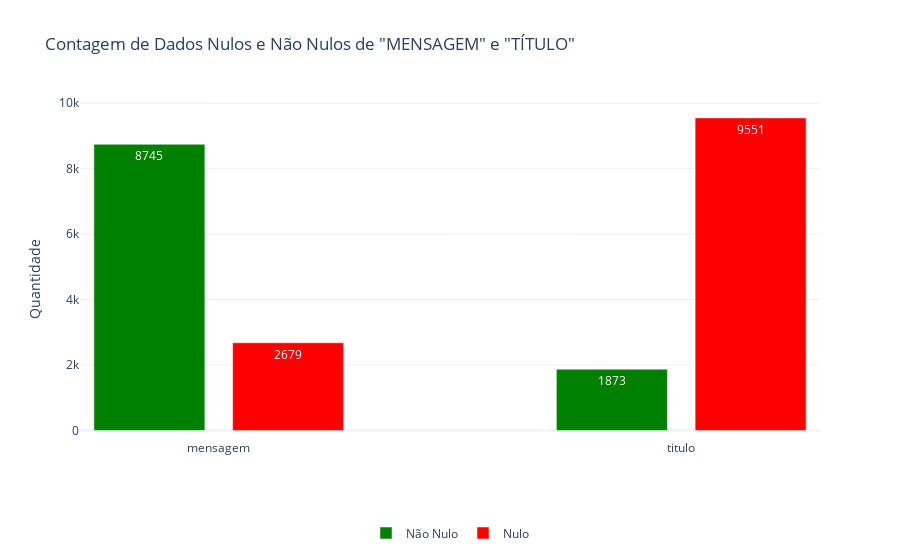

Notebook source saved alongside this figure:
### Code cell
import plotly.graph_objects as go

# Dicionário com colunas e cores
colunas = {
    'mensagem': {'cor_nao_nulo': 'green', 'cor_nulo': 'red'},
    'titulo': {'cor_nao_nulo': 'green', 'cor_nulo': 'red'}
}

# Posicionamento personalizado no eixo x
x_labels = list(colunas.keys())
x_pos = list(range(len(x_labels)))  # [0, 1]

# Criar gráfico
fig = go.Figure()

# Flags para mostrar legenda apenas uma vez
legenda_nao_nulo = True
legenda_nulo = True

# Adicionar barras
for i, (coluna, cores) in enumerate(colunas.items()):
    nulos = df_avaliacoes_nota_1[coluna].isna().sum()
    nao_nulos = df_avaliacoes_nota_1[coluna].notna().sum()

    # Não Nulo
    fig.add_trace(go.Bar(
        x=[x_pos[i] - 0.15],
        y=[nao_nulos],
        marker_color=cores['cor_nao_nulo'],
        text=[nao_nulos],
        textposition='auto',
        name='Não Nulo' if legenda_nao_nulo else None,
        showlegend=legenda_nao_nulo
    ))
    legenda_nao_nulo = False  # Só mostra na primeira vez

    # Nulo
    fig.add_trace(go.Bar(
        x=[x_pos[i] + 0.15],
        y=[nulos],
        marker_color=cores['cor_nulo'],
        text=[nulos],
        textposition='auto',
        name='Nulo' if legenda_nulo else None,
        showlegend=legenda_nulo
    ))
    legenda_nulo = False  # Só mostra na primeira vez

# Adicionar anotações centralizadas
fig.update_layout(
    annotations=[
        dict(
            x=pos, y=-200,
            text=label,
            showarrow=False,
            xanchor='center',
            yanchor='top'
        ) for label, pos in zip(x_labels, x_pos)
    ],
    xaxis=dict(
        tickvals=[],
        showline=False
    ),
    yaxis_title='Quantidade',
    title='Contagem de Dados Nulos e Não Nulos de "MENSAGEM" e "TÍTULO"',
    barmode='group',
    template='plotly_white',
    margin=dict(b=80),
    legend=dict(
        orientation='h',
        yanchor='bottom',
        y=-0.25,
        xanchor='center',
        x=0.5
    )
)

fig.show()

### Figure 1 — Plotly figure (JSON) as saved in the notebook; plotly's stock layout.template omitted (floating-point values rounded to 4 significant figures)
{"data": [{"marker": {"color": "green"}, "name": "Não Nulo", "showlegend": true, "text": ["8745"], "textposition": "auto", "type": "bar", "x": [-0.15], "y": [8745]}, {"marker": {"color": "red"}, "name": "Nulo", "showlegend": true, "text": ["2679"], "textposition": "auto", "type": "bar", "x": [0.15], "y": [2679]}, {"marker": {"color": "green"}, "showlegend": false, "text": ["1873"], "textposition": "auto", "type": "bar", "x": [0.85], "y": [1873]}, {"marker": {"color": "red"}, "showlegend": false, "text": ["9551"], "textposition": "auto", "type": "bar", "x": [1.15], "y": [9551]}], "layout": {"annotations": [{"showarrow": false, "text": "mensagem", "x": 0, "xanchor": "center", "y": -200, "yanchor": "top"}, {"showarrow": false, "text": "titulo", "x": 1, "xanchor": "center", "y": -200, "yanchor": "top"}], "barmode": "group", "legend": {"orientation": "h", "x": 0.5, "xanchor": "center", "y": -0.25, "yanchor": "bottom"}, "margin": {"b": 80}, "title": {"text": "Contagem de Dados Nulos e Não Nulos de \"MENSAGEM\" e \"TÍTULO\""}, "xaxis": {"showline": false, "tickvals": []}, "yaxis": {"title": {"text": "Quantidade"}}}}
